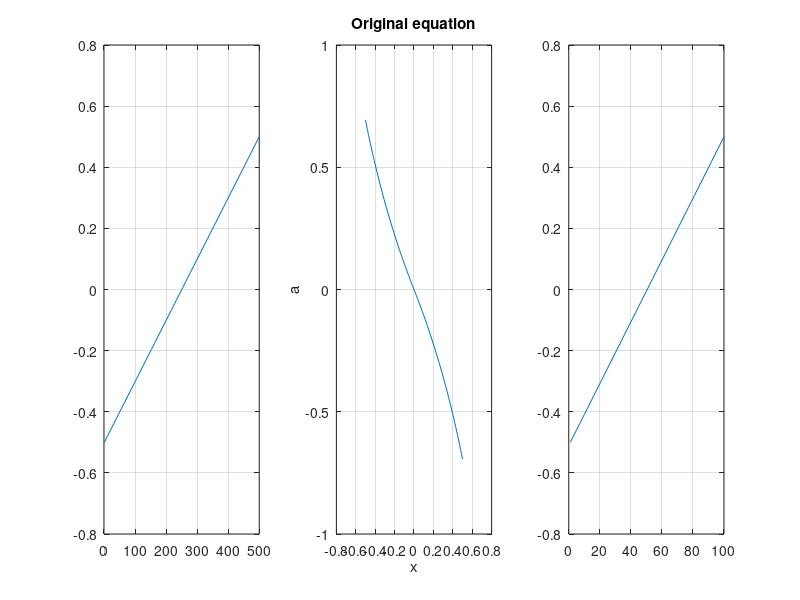

MATLAB code for this plot:
%% My version of Eq(8)
kcw = 1;
L = 1;
B = 1;
A = 1;
t = linspace(1, 500,100);
x = linspace(-0.5, 0.5, 100);
dt = 0.01;

v = gradient(x,dt);
arg = B * (1 ./ (1 - abs(x)/L));

a = -kcw .* x .* (abs(x)./L).^0.5 .* tanh(arg) - A .* v;
subplot(1,3,1);
plot(t,x);
grid on;



%% original Eq(8)
kcw = 1;
L = 1;

x = linspace(-0.5, 0.5, 100);

a = kcw * sign(x) .* log(1 - abs(x)/L);
subplot(1,3,2);
plot(x, a);
xlabel('x');
ylabel('a');
title('Original equation');
grid on;

%% sir's intution
kcw = 1;
L = 1;

x = linspace(-0.5, 0.5, 100);
t = linspace (1,100,100);
a = kcw * sign(x) .* abs(x).^0.5 .* log(1 - abs(x)/L);
subplot(1,3,3);
plot(t,x);

grid on;
